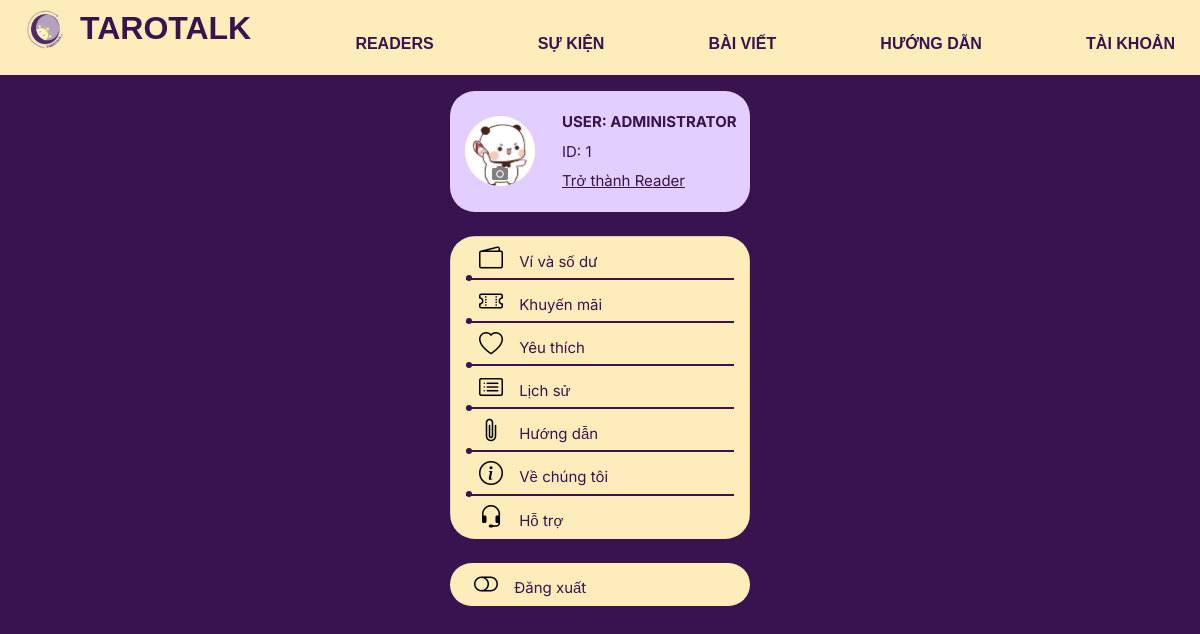
/account/ (signed in), run on the app's committed database.
### Tarot/models.py (models this page shows, shortened)
class User(AbstractUser):
    avatar = models.ImageField(upload_to='avatars/', null=True, blank=True , default='avatars/default_avatar.png')
    cover_page = models.ImageField(upload_to='cover_pages/', null=True, blank=True , default='cover_pages/banner.png')
    tarot_role = models.CharField(max_length=50, default= "Tarot Reading and AStrology")
    introduction = models.TextField(null=True)
    status = models.CharField(max_length=255, null=True)
    star_vote = models.IntegerField(null=True,default= 0)
    birth_date = models.DateField(null=True)
    email = models.EmailField(null=True)
    phone_number = models.CharField(max_length=10,null=True)
    istarot = models.BooleanField(default=False)

### Tarot/views.py (the view, shortened to what this page needs)
# urls.py: path("account/", views.Account.as_view(), name="account"),
class Account(View) :
    def get(self, request):
        isReader= request.user
        if request.user.is_authenticated and isReader.istarot:
            user = User.objects.get(id=request.user.id)
            return render(request, 'ReaderAccount.html', {'User': user })
        if request.user.is_authenticated :
            user = User.objects.get(id=request.user.id)
            return render(request, 'UpgradeAccount.html', {'User': user })
        return render(request, 'Account.html')

### Tarot/templates/UpgradeAccount.html (shortened to what this page needs)
{% extends "base.html" %} {% load static %} {% block extra_css %}
<link rel="stylesheet" href="{% static 'libs/bootstrap-5.3.0-dist/css/bootstrap.min.css' %}" />
<link rel="stylesheet" href="{% static 'libs/calendar-01/css/style.css' %}" />
<link rel="stylesheet" href="{% static 'css/chat.css' %}" />
<link rel="stylesheet" type="text/css" href="{% static 'css/dup.css' %}" />
<link rel="stylesheet" href="{% static 'css/index.css' %}" />
<link rel="stylesheet" href="https://cdnjs.cloudflare.com/ajax/libs/font-awesome/5.15.3/css/all.min.css" />
{% endblock %} {% block content %}
<div class="container-fluid h-100 mt-3" style="font-family: 'Inter', sans-serif">
  <div class="row justify-content-center">
    <div class="col-3">
      <div class="row py-4" style="background-color: #e3cfff; border-radius: 25px">
        <div class="col-4" style="width: 100%">
          <div class="h-100 d-flex flex-column align-items-center justify-content-center">
            <div
              style="background-color: #fff5cc; border-radius: 50%; position: relative;"
              onclick="document.getElementById('upload-input').click();"
            >
              {% if User.avatar.url %}
              <div style="overflow: hidden; border-radius: 50%">
                <img src="{{ User.avatar.url }}" style="width: 100%" />
              </div>
              {% endif %}
              <i class="fas fa-camera" style="position: absolute; bottom: 5px; left: 50%; transform: translateX(-50%);"></i>
            </div>
          </div>
        </div>
        <div class="col-8 d-flex flex-column justify-content-center align-items-start p-0 fluid" class="col-8"
          style="color: #391250">
          <div class="custom-line-height-9">
            <div class="m-0 row" style="font-size: 15px">
              <div style="font-weight: bold">USER: {{ User.last_name|upper }}</div>
            </div>
            <div class="m-0 row" style="font-size: 15px">
              <p>ID: {{ User.id }}</p>
              <a href="{% url 'Tarot:upgradeUser' %}">Trở thành Reader</a>
            </div>
          </div>
        </div>
      </div>
      <div class="row mt-4 mb-4" style="border-radius: 25px; overflow: hidden">
        <ul class="list-group pr-0" style="color: #391250; border-radius: 25px">
          <li class="list-group-item p-0 custom-li pl-3">
            <a href="{%url 'Tarot:xinloi'%}" class="custom-icon-link"><i class="bi bi-wallet2"></i> Ví và số dư</a>
            <div class="custom-border-bottom"></div>
          </li>
          <li class="list-group-item p-0 custom-li pl-3">
            <a href="{%url 'Tarot:xinloi'%}" class="custom-icon-link"><i class="bi bi-ticket-perforated"></i> Khuyến
              mãi</a>
            <div class="custom-border-bottom"></div>
          </li>
          <li class="list-group-item p-0 custom-li pl-3">
            <a href="{%url 'Tarot:xinloi'%}" class="custom-icon-link"><i class="bi bi-heart"></i> Yêu thích</a>
            <div class="custom-border-bottom"></div>
          </li>
          <li class="list-group-item p-0 custom-li pl-3">
            <a href="{%url 'Tarot:xinloi'%}" class="custom-icon-link"><i class="bi bi-card-list"></i> Lịch sử</a>
            <div class="custom-border-bottom"></div>
          </li>
          <li class="list-group-item p-0 custom-li pl-3">
            <a href="{%url 'Tarot:guide'%}" class="custom-icon-link"><i class="bi bi-paperclip"></i> Hướng dẫn</a>
            <div class="custom-border-bottom"></div>
          </li>
          <li class="list-group-item p-0 custom-li pl-3">
            <a href="{%url 'Tarot:xinloi'%}" class="custom-icon-link"><i class="bi bi-info-circle"></i> Về chúng tôi</a>
            <div class="custom-border-bottom"></div>
          </li>
          <li class="list-group-item p-0 custom-li pl-3">
            <a href="{%url 'Tarot:xinloi'%}" class="custom-icon-link"><i class="bi bi-headset"></i> Hỗ trợ</a>
          </li>
        </ul>
      </div>
      <div class="row mt-2 mb-2" style="background-color: #fdedbb; border-radius: 50px">
        <a href="{%url 'Tarot:logout'%}" class="custom-icon-link"><i class="bi bi-toggle-off"></i> Đăng xuất</a>
      </div>
    </div>
  </div>
</div>
{% endblock %}

### static/css/dup.css (style rules this page uses)
body { margin: 0; padding: 0; font-family: Arial, sans-serif; background-color: #391250; }

### static/css/styles.css (style rules this page uses)
body { margin: 0; padding: 0; font-family: Arial, sans-serif; background-color: #391250; }

### Tarot/templates/UpgradeAccount.html (style rules this page uses)
a, a:hover, a:active { text-decoration: underline; color: #391250; }
.custom-icon-link { text-decoration: none; font-size: 15px; }
.custom-icon-link i { font-size: 24px; color: black; margin: 0 12px; }
.custom-line-height-9 { line-height: 0.9; }
ul li.custom-li { background-color: #fdedbb; color: #391250; }
ul li.custom-li:last-child { background-color: #fdedbb; color: #391250; border-bottom: #391250 0px solid !important; }
.custom-border-bottom { border-bottom: #391250 2px solid !important; position: absolute; width: 90%; bottom: 0px; height: 1px; left: 15px; padding-bottom: 18px; }
.custom-border-bottom::before { content: ""; color: #391250; height: 6px; width: 6px; background-color: #391250; display: inline-block; border-radius: 50%; position: absolute; bottom: -3.5px; z-index: 1; }

### data on the page
User: avatar (picture), last_name "ADMINISTRATOR", id "1"
